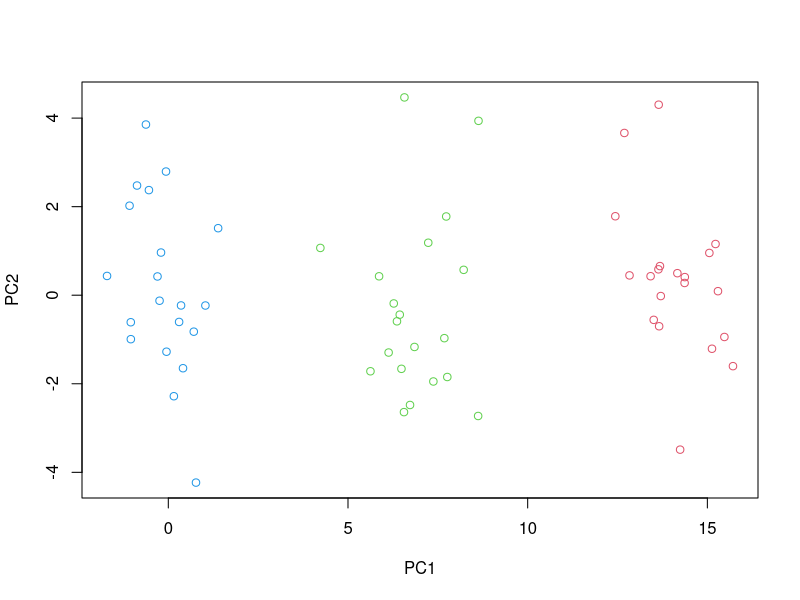

R code for this plot:
set.seed(1)


# --------------------------------- (a) ---------------------------------
n = 60
p = 50
X = matrix( rnorm(n*p), ncol=p )
y = c(rep(0, n/3), rep(1, n/3), rep(2, n/3))
X[y==1, ] = X[y==1, ] + 1
X[y==2, ] = X[y==2, ] + 2


# --------------------------------- (b) ---------------------------------
pr = prcomp(X)
pr.score = X %*% pr$rotation
plot(pr.score[, 1:2], col=(4-y), xlab='PC1', ylab='PC2')


# --------------------------------- (c) ---------------------------------
km.3 = kmeans(X, centers=3, nstart=20)
table(pred=km.3$cluster, actual=y)
#       actual
# pred  0   1   2
# 1     0   20  0
# 2     0   0   20
# 3     20  0   0
# The Kmeans algorithm seems correctly cluster the groups


# --------------------------------- (d) ---------------------------------
km.2 = kmeans(X, centers=2, nstart=20)
table(pred=km.2$cluster, actual=y)
#       actual
# pred  0   1   2
# 1     0   3   20
# 2     20  17  0


# --------------------------------- (e) ---------------------------------
km.4 = kmeans(X, centers=4, nstart=20)
table(pred=km.4$cluster, actual=y)
#       actual
# pred  0   1   2
# 1     0   20  0
# 2     10  0   0
# 3     10  0   0
# 4     0   0   20


# --------------------------------- (f) ---------------------------------
km.3.pr = kmeans(pr.score[, 1:2], centers=3, nstart=20)
table(pred=km.3.pr$cluster, actual=y)
#       actual
# pred  0   1   2
# 1     0   20  0
# 2     20  0   0
# 3     0   0   20

# Clustering using the first 2 PC achieves the same clustering results as
# clustering using all dimensions


# --------------------------------- (g) ---------------------------------
X = scale(X)
km.3.std = kmeans(X, centers=3, nstart=20)
table(pred=km.3.std$cluster, actual=y)
#       actual
# pred  0   1   2
# 1     0   20  0
# 2     20  0   0
# 3     0   0   20

# For this particular example, the result is the same
# since the oberservations are generated from standard normal distribution
# if the observations' different dimensions are measured in different units
# then the result might be different.